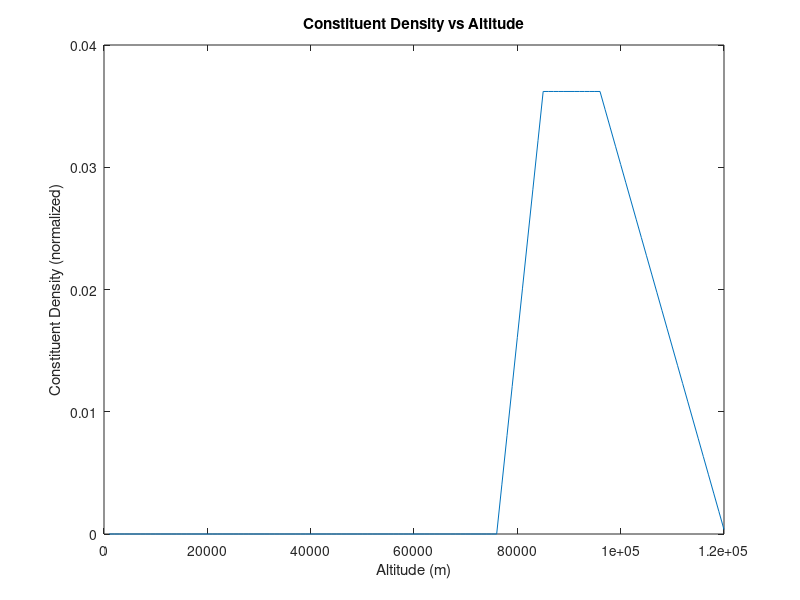
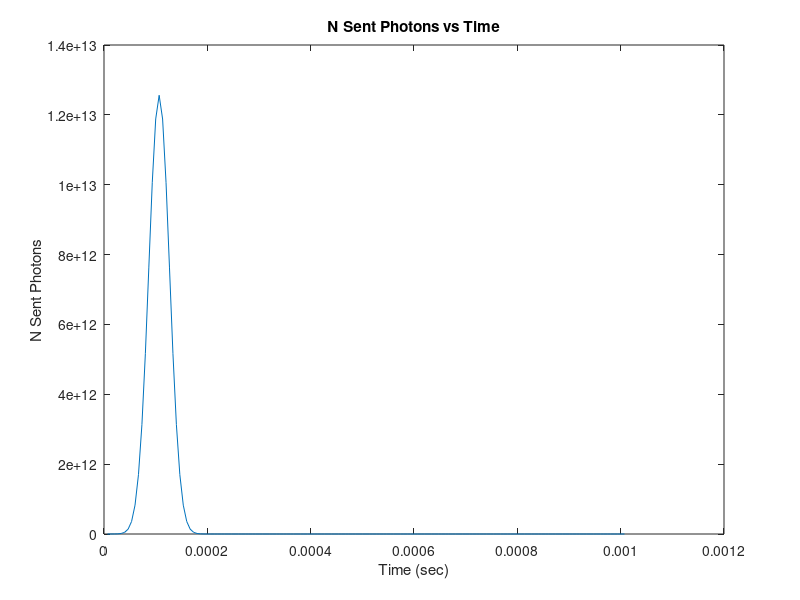

Reproduce these figures in MATLAB, in order. (Note: this script raises an error after producing the figures.)
%Lidar return simulation via lidar eqn

close all
clearvars
clc

%fundamental constants
lambda = 374e-9; %laser wl in m
c = 299792498; %speed of light
h = 6.626e-34; %planck constant j*s
E_photon = h*c/lambda; %photon energy


%generate mock constituent density function of altitude
z_bounds = [1e+3,120e+3];
dz = 1000;
altitudes = z_bounds(1):dz:z_bounds(2); %altitude in m
constituent_density = [zeros([1,75]), linspace(0,100,10), repmat(100,[1,10]), linspace(100,1,25)]; %unitless density of constituent species
% constituent_density = [zeros(1,75), ones(1,45)];
constituent_density = constituent_density/sum(constituent_density); %density/concentration normalized such that full series sums to 1

dt = 2*dz/c; %time step for data collection. Gives altitude resolution of dz (accounting for there and back travel)


figure
plot(altitudes,constituent_density)
title("Constituent Density vs Altitude")
xlabel("Altitude (m)")
ylabel("Constituent Density (normalized)")
%
%Square laser power output
% t_start = 0; %laser turn on time (s)
% t_stop = t_start+dt; %laser turn off time (s)
% p_on = 1; %laser power in W when on
%
% %total time window where events may be happening (accounting for ToF for last photons emitted by laser)
% t_bounds = [0,t_stop+2*z_bounds(2)/c];
% time = t_bounds(1):dt:t_bounds(2); %time axis of power curve
%
% %use this for delta & square function power curve
% power_curve = [zeros(1,nearestDiv(t_start-t_bounds(1),dt)), p_on * ones(1,nearestDiv(t_stop-t_start,dt)), zeros(1,nearestDiv(t_bounds(2)+dt-t_stop,dt))];


%for gaussian-like curves
stdev = 3*dt; %standard deviation of laser power curve is 3 dt bins
cutoff_num_stds = 5; %truncate guassian after n stds

t_start = 0; %laser turn on time (s)
t_stop = t_start+(stdev/dt)*cutoff_num_stds*2*dt; %laser turn off time (s)
p_on = 1; %laser power in W when on



%total time window where events may be happening (accounting for ToF for last photons emitted by laser)
t_bounds = [dt,t_stop+2*z_bounds(2)/c+dt];
time = t_bounds(1):dt:t_bounds(2); %time axis of power curve
p_peak = 1; %peak power in W

%use this for a guassian-like power curve
power_curve = 1/(2*pi*stdev) * exp(-0.5*( ((t_start:dt:t_stop)-(stdev*cutoff_num_stds))/stdev ).^2);

%re-scale gaussian s.t. max(power_curve) = p_peak
power_curve = [power_curve/max(power_curve)*p_peak, zeros(1,size(time,2)-size(power_curve,2))];


% figure
% plot(time,power_curve);

%generate curve of N_sent photons over time
energy_curve = power_curve*dt; %total energy emitted by laser (j) at each timestep
N_sent_curve = floor(energy_curve/E_photon); %total number of photons emitted at each timestep
N_sent = sum(N_sent_curve); %total number of photons emitted during pulse

% figure
% plot(time, energy_curve);
figure
plot(time,N_sent_curve);
title("N Sent Photons vs Time")
xlabel("Time (sec)")
ylabel("N Sent Photons")

%attenuation parameters
T_a = 0.8;
T_c = 0.95;

%cross section parameters
%TODO: Add 1st-order temp and wind dependence --> will require vertical
%profiles of temp and vertical wind
sigma_eff = 1;

%receiver parameters
A = 10; %receiver area in m^2
linear_QE = 0.4; %QE in low-signal intensity region
t_d = 100e-9; %dead time in seconds
paralyzable = 1; %boolean for paralyzable detector




%% generate return signal

%return signal received by PMT (before QE, saturation etc)
N_received_curve = generate_return(N_sent_curve, time, dt, altitudes, constituent_density, T_a, T_c, sigma_eff);

%convert binned photon counts into a list of arrival times
%set upscale factor such that interpolated bin width is < 50% of the photon
%deadtime. Ensures sufficient resolution for photon assignment to reduce
%effects of stochasticity on pmt saturation
upscale_factor = 10^(1+ceil( log10(dt/t_d)));
arrival_times = (disperse_photons(N_received_curve,time,upscale_factor));

%PMT saturation effects. Boolean list of whether a photon was detected
npar_detected = PMT_QE(sort(arrival_times), t_d, linear_QE, 0);
par_detected = PMT_QE(sort(arrival_times), t_d, linear_QE, 1);

%save only the detected timestamps:
npar_detected_timestamps = arrival_times(logical(npar_detected));
par_detected_timestamps = arrival_times(logical(par_detected));

%convert detected timestamps back to counts per bin
npar_detected_binned = bin_photons(npar_detected_timestamps,time);
par_detected_binned = bin_photons(par_detected_timestamps,time);


%% begin including noise
f_n = 1000000; %avg freq of noise events in Hz
n_n = f_n*dt;
n_n = 0;

%generate noise photons from a poisson distribution with parameter=f_n*dt
noise = poissrnd(n_n, size(time));

N_total_received = N_received_curve + noise;

%% plots
f = figure;
ax1 = axes(f);
hold on
plot(ax1, time, N_received_curve/dt, 'k-')
plot(ax1, time, N_total_received/dt, 'g-')
plot(ax1, time, npar_detected_binned/dt, 'r-')
plot(ax1, time, par_detected_binned/dt, 'b-')
plot(ax1, [min(time),max(time)], [1/t_d,1/t_d], 'k--')
legend(["$f_{sig,received}$", "$f_{tot,received}$", "$f_{recorded,nonparalyzable}$","$f_{recorded,paralyzable}$", "$f_{dead}$"], 'interpreter', 'latex')
title("Frequency of Received Photons vs Time")
xlabel("Time (sec)")
ylabel("Freq. Received Photons (Hz)")

%estimate SNR
n_noise_tot = sum(noise);
n_sig_tot = sum(N_total_received);
SNR_est_simple = n_sig_tot/n_noise_tot;
text(0,max(N_total_received), sprintf("SNR: %0.3f", SNR_est_simple))





% figure
% xcorr_res = xcorr(constituent_density, power_curve);
% plot(xcorr_res)
% xlabel("Time (indexed, shifted)")
% ylabel("Cons. Density $\star$ Pow. Curve", 'Interpreter','latex')
% title("Cross correlation of power curve and density profile")
% N_sent
% N_received = sum(N_received_curve)
% ratio = N_received/N_sent




